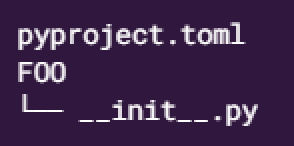
#> input picture notes/Build Systems/images/module-discovery.png, 147 x 73 px (shown 2 times larger)
$ jupyter execute modifying-module-directory.ipynb
#> lines starting #> are read from the running program, lines starting #| are printed output that depends on the picture
###  Modifying default directory for module discovery:

- The ```src/``` directory is the default directory for module discovery.
- These defaults can be changed with the ```module-name``` and ```module-root``` settings.
- For example, to use a FOO module in the root directory, as in the project structure:

[cell 1]
from PIL import Image
from IPython.display import display

img = Image.open('images/module-discovery.png')
#> img is the input picture: PIL image 147x73 RGBA; mean R, G, B, A 63, 39.8, 75.1, 255
new_image = img.resize((160, 80))
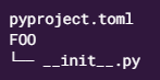
#> new_image: PIL image 160x80 RGBA; mean R, G, B, A 63, 39.8, 75.1, 255
display(new_image)

[cell 2]
from PIL import Image
from IPython.display import display

img = Image.open('images/module-discovery1.png')
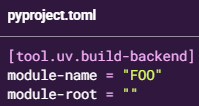
#> input picture notes/Build Systems/images/module-discovery1.png, 199 x 106 px
#> img is the input picture: PIL image 199x106 RGBA; mean R, G, B, A 67.9, 43.6, 78.9, 255
new_image = img.resize((200, 110))
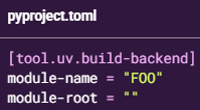
#> new_image: PIL image 200x110 RGBA; mean R, G, B, A 67.8, 43.6, 78.9, 255
display(new_image)
